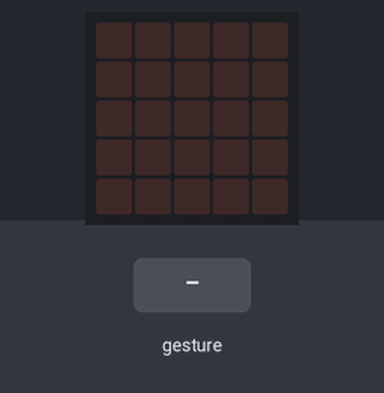
Bench run of a program on a simulated BBC micro:bit running MicroPython. Shown: the board's 5×5 LED display. Inputs (shaded band) come from the test bench. Random numbers come from a fixed seed; a tilt is held for 1.5 s and a shake lasts 1 s, then the board lies face up again.

Above: at 1.2 s.
1.3 s: gesture 'shake'
At 2.5 s:
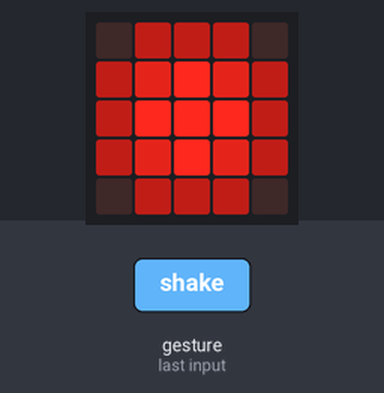
4.3 s: gesture 'shake'
At 4.8 s:
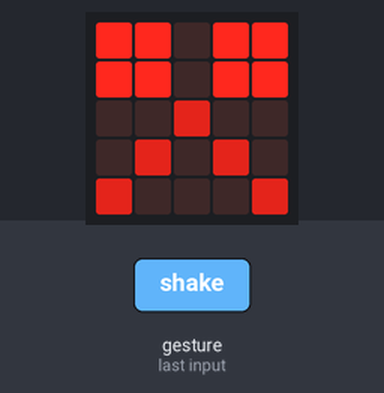
Timing chart, 0 to 7.3 s (numbered marks = the images above; inputs shaded):
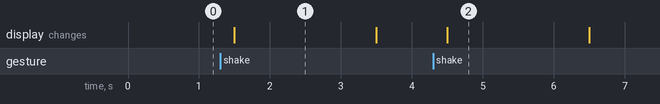

Measured:
- after the input at 1.3 s, the display: changes after 0.20 s (image 1)
- after the input at 4.3 s, the display: changes after 0.20 s (image 2)
- what the display in image 1 shows lasts 2.0 s, from 1.5 s to 3.5 s

The program:

v2.py
```python
from microbit import *
import random

rock = Image("03330:"
             "36963:"
             "39993:"
             "36963:"
             "03330")

paper = Image("39993:"
              "09690:"
              "09690:"
              "09690:"
              "39993")

scissors = Image("99099:"
                 "99099:"
                 "00600:"
                 "06060:"
                 "60006")

shapes = [rock, paper, scissors]

while True:

    if accelerometer.was_gesture("shake"):
        image = random.choice(shapes)
        display.show(image)
        sleep(2000)
        display.clear()
```
